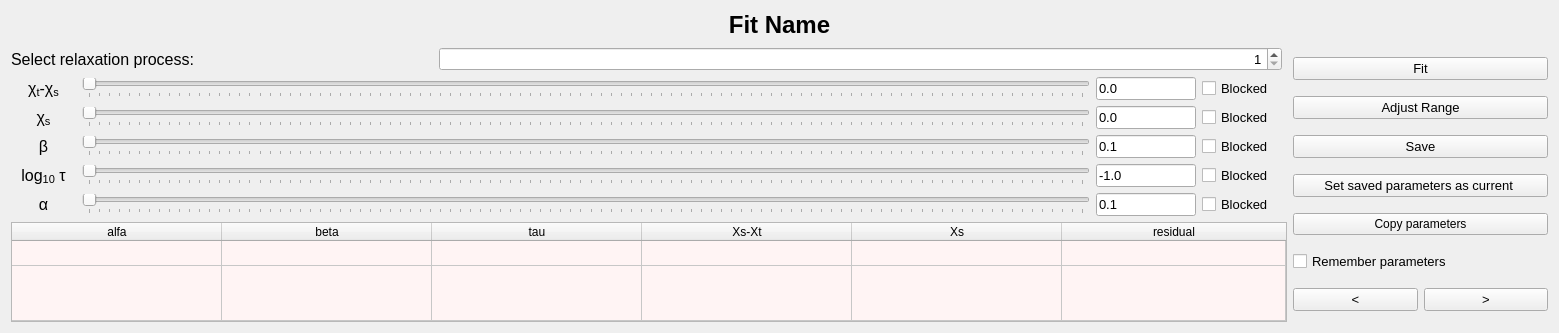
       <widget class="QWidget" name="fit2Dpage">
        <property name="sizePolicy">
         <sizepolicy hsizetype="Expanding" vsizetype="Expanding">
          <horstretch>1</horstretch>
          <verstretch>1</verstretch>
         </sizepolicy>
        </property>
        <layout class="QVBoxLayout" name="verticalLayout" stretch="3,4,4,4,0,2">
         <item>
          <widget class="QLabel" name="actualFitLabel">
           <property name="maximumSize">
            <size>
             <width>16777215</width>
             <height>45</height>
            </size>
           </property>
           <property name="font">
            <font>
             <pointsize>18</pointsize>
             <weight>75</weight>
             <bold>true</bold>
            </font>
           </property>
           <property name="text">
            <string>Fit Name</string>
           </property>
           <property name="alignment">
            <set>Qt::AlignCenter</set>
           </property>
          </widget>
         </item>
         <item>
          <layout class="QHBoxLayout" name="UpperPlots"/>
         </item>
         <item>
          <spacer name="verticalSpacer">
           <property name="orientation">
            <enum>Qt::Vertical</enum>
           </property>
           <property name="sizeType">
            <enum>QSizePolicy::Fixed</enum>
           </property>
           <property name="sizeHint" stdset="0">
            <size>
             <width>1</width>
             <height>1</height>
            </size>
           </property>
          </spacer>
         </item>
         <item>
          <layout class="QHBoxLayout" name="MainPlot"/>
         </item>
         <item>
          <spacer name="verticalSpacer_2">
           <property name="orientation">
            <enum>Qt::Vertical</enum>
           </property>
           <property name="sizeType">
            <enum>QSizePolicy::Fixed</enum>
           </property>
           <property name="sizeHint" stdset="0">
            <size>
             <width>1</width>
             <height>1</height>
            </size>
           </property>
          </spacer>
         </item>
         <item>
          <layout class="QHBoxLayout" name="horizontalLayout_4" stretch="1,0">
           <property name="sizeConstraint">
            <enum>QLayout::SetDefaultConstraint</enum>
           </property>
           <property name="rightMargin">
            <number>0</number>
           </property>
           <item>
            <layout class="QVBoxLayout" name="parameters" stretch="1,1,1,1,1,1,0">
             <property name="sizeConstraint">
              <enum>QLayout::SetMaximumSize</enum>
             </property>
             <property name="rightMargin">
              <number>0</number>
             </property>
             <item>
              <layout class="QHBoxLayout" name="horizontalLayout_11" stretch="1,2">
               <property name="sizeConstraint">
                <enum>QLayout::SetDefaultConstraint</enum>
               </property>
               <property name="rightMargin">
                <number>5</number>
               </property>
               <item>
                <widget class="QLabel" name="label_3">
                 <property name="font">
                  <font>
                   <pointsize>12</pointsize>
                  </font>
                 </property>
                 <property name="text">
                  <string>Select relaxation process:</string>
                 </property>
                </widget>
               </item>
               <item>
                <widget class="QSpinBox" name="spinBoxRelaxation">
                 <property name="minimumSize">
                  <size>
                   <width>75</width>
                   <height>0</height>
                  </size>
                 </property>
                 <property name="maximumSize">
                  <size>
                   <width>16777215</width>
                   <height>16777215</height>
                  </size>
                 </property>
                 <property name="font">
                  <font>
                   <pointsize>10</pointsize>
                  </font>
                 </property>
                 <property name="layoutDirection">
                  <enum>Qt::LeftToRight</enum>
                 </property>
                 <property name="wrapping">
                  <bool>false</bool>
                 </property>
                 <property name="alignment">
                  <set>Qt::AlignRight|Qt::AlignTrailing|Qt::AlignVCenter</set>
                 </property>
                 <property name="buttonSymbols">
                  <enum>QAbstractSpinBox::UpDownArrows</enum>
                 </property>
                 <property name="minimum">
                  <number>1</number>
                 </property>
                </widget>
               </item>
              </layout>
             </item>
             <item>
              <layout class="QHBoxLayout" name="chiTLayout" stretch="0,0,0,0">
               <item>
                <widget class="QLabel" name="label_8">
                 <property name="minimumSize">
                  <size>
                   <width>65</width>
                   <height>0</height>
                  </size>
                 </property>
                 <property name="maximumSize">
                  <size>
                   <width>65</width>
                   <height>16777215</height>
                  </size>
                 </property>
                 <property name="font">
                  <font>
                   <pointsize>12</pointsize>
                  </font>
                 </property>
                 <property name="text">
                  <string>&lt;html&gt;&lt;head/&gt;&lt;body&gt;&lt;p&gt;&amp;chi;&lt;span style=&quot; vertical-align:sub;&quot;&gt;t&lt;/span&gt;-&amp;chi;&lt;span style=&quot; vertical-align:sub;&quot;&gt;s&lt;/span&gt;&lt;/p&gt;&lt;/body&gt;&lt;/html&gt;</string>
                 </property>
                 <property name="alignment">
                  <set>Qt::AlignCenter</set>
                 </property>
                </widget>
               </item>
               <item>
                <widget class="QSlider" name="horizontalSlider_ChiT">
                 <property name="minimumSize">
                  <size>
                   <width>0</width>
                   <height>0</height>
                  </size>
                 </property>
                 <property name="tracking">
                  <bool>true</bool>
                 </property>
                 <property name="orientation">
                  <enum>Qt::Horizontal</enum>
                 </property>
                 <property name="tickPosition">
                  <enum>QSlider::TicksBelow</enum>
                 </property>
                </widget>
               </item>
               <item>
                <widget class="QLineEdit" name="lineEdit_ChiT">
                 <property name="minimumSize">
                  <size>
                   <width>0</width>
                   <height>0</height>
                  </size>
                 </property>
                 <property name="maximumSize">
                  <size>
                   <width>100</width>
                   <height>16777215</height>
                  </size>
                 </property>
                 <property name="font">
                  <font>
                   <pointsize>10</pointsize>
                  </font>
                 </property>
                 <property name="text">
                  <string>0.0</string>
                 </property>
                </widget>
               </item>
               <item>
                <widget class="QCheckBox" name="checkBox_ChiT">
                 <property name="minimumSize">
                  <size>
                   <width>85</width>
                   <height>0</height>
                  </size>
                 </property>
                 <property name="maximumSize">
                  <size>
                   <width>85</width>
                   <height>16777215</height>
                  </size>
                 </property>
                 <property name="font">
                  <font>
                   <pointsize>10</pointsize>
                  </font>
                 </property>
                 <property name="text">
                  <string>Blocked</string>
                 </property>
                </widget>
               </item>
              </layout>
             </item>
             <item>
              <layout class="QHBoxLayout" name="chiSLayout">
               <item>
                <widget class="QLabel" name="label_7">
                 <property name="minimumSize">
                  <size>
                   <width>65</width>
                   <height>0</height>
                  </size>
                 </property>
                 <property name="maximumSize">
                  <size>
                   <width>65</width>
                   <height>16777215</height>
                  </size>
                 </property>
                 <property name="font">
                  <font>
                   <pointsize>12</pointsize>
                  </font>
                 </property>
                 <property name="text">
                  <string>&lt;html&gt;&lt;head/&gt;&lt;body&gt;&lt;p&gt;&amp;chi;&lt;span style=&quot; vertical-align:sub;&quot;&gt;s&lt;/span&gt;&lt;/p&gt;&lt;/body&gt;&lt;/html&gt;</string>
                 </property>
                 <property name="alignment">
                  <set>Qt::AlignCenter</set>
                 </property>
                </widget>
               </item>
               <item>
                <widget class="QSlider" name="horizontalSlider_ChiS">
                 <property name="minimumSize">
                  <size>
                   <width>0</width>
                   <height>0</height>
                  </size>
                 </property>
                 <property name="tracking">
                  <bool>true</bool>
                 </property>
                 <property name="orientation">
                  <enum>Qt::Horizontal</enum>
                 </property>
                 <property name="tickPosition">
                  <enum>QSlider::TicksBelow</enum>
                 </property>
                </widget>
               </item>
               <item>
                <widget class="QLineEdit" name="lineEdit_ChiS">
                 <property name="maximumSize">
                  <size>
                   <width>100</width>
                   <height>16777215</height>
                  </size>
                 </property>
                 <property name="font">
                  <font>
                   <pointsize>10</pointsize>
                  </font>
                 </property>
                 <property name="text">
                  <string>0.0</string>
                 </property>
                 <property name="alignment">
                  <set>Qt::AlignLeading|Qt::AlignLeft|Qt::AlignVCenter</set>
                 </property>
                </widget>
               </item>
               <item>
                <widget class="QCheckBox" name="checkBox_ChiS">
                 <property name="minimumSize">
                  <size>
                   <width>85</width>
                   <height>0</height>
                  </size>
                 </property>
                 <property name="maximumSize">
                  <size>
                   <width>85</width>
                   <height>16777215</height>
                  </size>
                 </property>
                 <property name="font">
                  <font>
                   <pointsize>10</pointsize>
                  </font>
                 </property>
                 <property name="text">
                  <string>Blocked</string>
                 </property>
                </widget>
               </item>
              </layout>
             </item>
             <item>
              <layout class="QHBoxLayout" name="betaLayout">
               <item>
                <widget class="QLabel" name="label_6">
                 <property name="minimumSize">
                  <size>
                   <width>65</width>
                   <height>0</height>
                  </size>
                 </property>
                 <property name="maximumSize">
                  <size>
                   <width>65</width>
                   <height>16777215</height>
                  </size>
                 </property>
                 <property name="font">
                  <font>
                   <pointsize>12</pointsize>
                  </font>
                 </property>
                 <property name="text">
                  <string>&lt;html&gt;&lt;head/&gt;&lt;body&gt;&lt;p&gt;&amp;beta;&lt;/p&gt;&lt;/body&gt;&lt;/html&gt;</string>
                 </property>
                 <property name="alignment">
                  <set>Qt::AlignCenter</set>
                 </property>
                </widget>
               </item>
               <item>
                <widget class="QSlider" name="horizontalSlider_Beta">
                 <property name="minimumSize">
                  <size>
                   <width>0</width>
                   <height>0</height>
                  </size>
                 </property>
                 <property name="tracking">
                  <bool>true</bool>
                 </property>
                 <property name="orientation">
                  <enum>Qt::Horizontal</enum>
                 </property>
                 <property name="tickPosition">
                  <enum>QSlider::TicksBelow</enum>
                 </property>
                </widget>
               </item>
               <item>
                <widget class="QLineEdit" name="lineEdit_Beta">
                 <property name="maximumSize">
                  <size>
                   <width>100</width>
                   <height>16777215</height>
                  </size>
                 </property>
                 <property name="font">
                  <font>
                   <pointsize>10</pointsize>
                  </font>
                 </property>
                 <property name="text">
                  <string>0.1</string>
                 </property>
                </widget>
               </item>
               <item>
                <widget class="QCheckBox" name="checkBox_Beta">
                 <property name="minimumSize">
                  <size>
                   <width>85</width>
                   <height>0</height>
                  </size>
                 </property>
                 <property name="maximumSize">
                  <size>
                   <width>85</width>
                   <height>16777215</height>
                  </size>
                 </property>
                 <property name="font">
                  <font>
                   <pointsize>10</pointsize>
                  </font>
                 </property>
                 <property name="text">
                  <string>Blocked</string>
                 </property>
                </widget>
               </item>
              </layout>
             </item>
             <item>
              <layout class="QHBoxLayout" name="tauLayout">
               <item>
                <widget class="QLabel" name="label">
                 <property name="minimumSize">
                  <size>
                   <width>65</width>
                   <height>0</height>
                  </size>
                 </property>
                 <property name="maximumSize">
                  <size>
                   <width>65</width>
                   <height>16777215</height>
                  </size>
                 </property>
                 <property name="font">
                  <font>
                   <pointsize>12</pointsize>
                  </font>
                 </property>
                 <property name="text">
                  <string>&lt;html&gt;&lt;head/&gt;&lt;body&gt;&lt;p&gt;log&lt;span style=&quot; vertical-align:sub;&quot;&gt;10&lt;/span&gt; &amp;tau;&lt;/p&gt;&lt;/body&gt;&lt;/html&gt;</string>
                 </property>
                 <property name="alignment">
                  <set>Qt::AlignCenter</set>
                 </property>
                </widget>
               </item>
               <item>
                <widget class="QSlider" name="horizontalSlider_Tau">
                 <property name="minimumSize">
                  <size>
                   <width>0</width>
                   <height>0</height>
                  </size>
                 </property>
                 <property name="tracking">
                  <bool>true</bool>
                 </property>
                 <property name="orientation">
                  <enum>Qt::Horizontal</enum>
                 </property>
                 <property name="tickPosition">
                  <enum>QSlider::TicksBelow</enum>
                 </property>
                </widget>
               </item>
               <item>
                <widget class="QLineEdit" name="lineEdit_Tau">
                 <property name="maximumSize">
                  <size>
                   <width>100</width>
                   <height>16777215</height>
                  </size>
                 </property>
                 <property name="font">
                  <font>
                   <pointsize>10</pointsize>
                  </font>
                 </property>
                 <property name="text">
                  <string>-1.0</string>
                 </property>
                </widget>
               </item>
               <item>
                <widget class="QCheckBox" name="checkBox_Tau">
                 <property name="minimumSize">
                  <size>
                   <width>85</width>
                   <height>0</height>
                  </size>
                 </property>
                 <property name="maximumSize">
                  <size>
                   <width>85</width>
                   <height>16777215</height>
                  </size>
                 </property>
                 <property name="font">
                  <font>
                   <pointsize>10</pointsize>
                  </font>
                 </property>
                 <property name="text">
                  <string>Blocked</string>
                 </property>
                </widget>
               </item>
              </layout>
             </item>
             <item>
              <layout class="QHBoxLayout" name="alfaLayout">
               <item>
                <widget class="QLabel" name="Alpha">
                 <property name="minimumSize">
                  <size>
                   <width>65</width>
                   <height>0</height>
                  </size>
                 </property>
                 <property name="maximumSize">
                  <size>
                   <width>65</width>
                   <height>16777215</height>
                  </size>
                 </property>
                 <property name="font">
                  <font>
                   <pointsize>12</pointsize>
                  </font>
                 </property>
                 <property name="text">
                  <string>&lt;html&gt;&lt;head/&gt;&lt;body&gt;&lt;p&gt;	
&amp;#945;&lt;/p&gt;&lt;/body&gt;&lt;/html&gt;</string>
                 </property>
                 <property name="alignment">
                  <set>Qt::AlignCenter</set>
                 </property>
                </widget>
               </item>
               <item>
                <widget class="QSlider" name="horizontalSlider_Alpha">
                 <property name="minimumSize">
                  <size>
                   <width>0</width>
                   <height>0</height>
                  </size>
                 </property>
                 <property name="tracking">
                  <bool>true</bool>
                 </property>
                 <property name="orientation">
                  <enum>Qt::Horizontal</enum>
                 </property>
                 <property name="tickPosition">
                  <enum>QSlider::TicksBelow</enum>
                 </property>
                </widget>
               </item>
               <item>
                <widget class="QLineEdit" name="lineEdit_Alpha">
                 <property name="maximumSize">
                  <size>
                   <width>100</width>
                   <height>16777215</height>
                  </size>
                 </property>
                 <property name="font">
                  <font>
                   <pointsize>10</pointsize>
                  </font>
                 </property>
                 <property name="text">
                  <string>0.1</string>
                 </property>
                </widget>
               </item>
               <item>
                <widget class="QCheckBox" name="checkBox_Alpha">
                 <property name="minimumSize">
                  <size>
                   <width>85</width>
                   <height>0</height>
                  </size>
                 </property>
                 <property name="maximumSize">
                  <size>
                   <width>85</width>
                   <height>16777215</height>
                  </size>
                 </property>
                 <property name="font">
                  <font>
                   <pointsize>10</pointsize>
                  </font>
                 </property>
                 <property name="text">
                  <string>Blocked</string>
                 </property>
                </widget>
               </item>
              </layout>
             </item>
             <item>
              <widget class="QTableWidget" name="tableWidget_error_frequency">
               <property name="minimumSize">
                <size>
                 <width>0</width>
                 <height>100</height>
                </size>
               </property>
               <property name="maximumSize">
                <size>
                 <width>16777215</width>
                 <height>100</height>
                </size>
               </property>
               <property name="palette">
                <palette>
                 <active>
                  <colorrole role="Base">
                   <brush brushstyle="SolidPattern">
                    <color alpha="255">
                     <red>255</red>
                     <green>244</green>
                     <blue>244</blue>
                    </color>
                   </brush>
                  </colorrole>
                 </active>
                 <inactive>
                  <colorrole role="Base">
                   <brush brushstyle="SolidPattern">
                    <color alpha="255">
                     <red>255</red>
                     <green>244</green>
                     <blue>244</blue>
                    </color>
                   </brush>
                  </colorrole>
                 </inactive>
                 <disabled>
                  <colorrole role="Base">
                   <brush brushstyle="SolidPattern">
                    <color alpha="255">
                     <red>240</red>
                     <green>240</green>
                     <blue>240</blue>
                    </color>
                   </brush>
                  </colorrole>
                 </disabled>
                </palette>
               </property>
               <property name="verticalScrollBarPolicy">
                <enum>Qt::ScrollBarAsNeeded</enum>
               </property>
               <property name="horizontalScrollBarPolicy">
                <enum>Qt::ScrollBarAsNeeded</enum>
               </property>
               <property name="sizeAdjustPolicy">
                <enum>QAbstractScrollArea::AdjustToContents</enum>
               </property>
               <property name="editTriggers">
                <set>QAbstractItemView::NoEditTriggers</set>
               </property>
               <property name="dragEnabled">
                <bool>false</bool>
               </property>
               <property name="alternatingRowColors">
                <bool>false</bool>
               </property>
               <property name="selectionMode">
                <enum>QAbstractItemView::NoSelection</enum>
               </property>
               <attribute name="horizontalHeaderCascadingSectionResizes">
                <bool>true</bool>
               </attribute>
               <attribute name="horizontalHeaderDefaultSectionSize">
                <number>210</number>
               </attribute>
               <attribute name="horizontalHeaderStretchLastSection">
                <bool>true</bool>
               </attribute>
               <attribute name="verticalHeaderVisible">
                <bool>false</bool>
               </attribute>
               <attribute name="verticalHeaderMinimumSectionSize">
                <number>25</number>
               </attribute>
               <attribute name="verticalHeaderDefaultSectionSize">
                <number>25</number>
               </attribute>
               <attribute name="verticalHeaderStretchLastSection">
                <bool>true</bool>
               </attribute>
               <row>
                <property name="text">
                 <string>Saved</string>
                </property>
               </row>
               <row>
                <property name="text">
                 <string>Current</string>
                </property>
               </row>
               <column>
                <property name="text">
                 <string>alfa</string>
                </property>
               </column>
               <column>
                <property name="text">
                 <string>beta</string>
                </property>
               </column>
               <column>
                <property name="text">
                 <string>tau</string>
                </property>
               </column>
               <column>
                <property name="text">
                 <string>Xs-Xt</string>
                </property>
               </column>
               <column>
                <property name="text">
                 <string>Xs</string>
                </property>
               </column>
               <column>
                <property name="text">
                 <string>residual</string>
                </property>
               </column>
              </widget>
             </item>
            </layout>
           </item>
           <item>
            <layout class="QVBoxLayout" name="verticalLayout_3" stretch="1,1,1,0,0,1,1">
             <item>
              <widget class="QPushButton" name="pushButtonFit">
               <property name="minimumSize">
                <size>
                 <width>255</width>
                 <height>0</height>
                </size>
               </property>
               <property name="maximumSize">
                <size>
                 <width>255</width>
                 <height>16777215</height>
                </size>
               </property>
               <property name="font">
                <font>
                 <pointsize>10</pointsize>
                </font>
               </property>
               <property name="text">
                <string>Fit</string>
               </property>
              </widget>
             </item>
             <item>
              <widget class="QPushButton" name="pushButtonSetRange">
               <property name="minimumSize">
                <size>
                 <width>255</width>
                 <height>0</height>
                </size>
               </property>
               <property name="maximumSize">
                <size>
                 <width>255</width>
                 <height>16777215</height>
                </size>
               </property>
               <property name="font">
                <font>
                 <pointsize>10</pointsize>
                </font>
               </property>
               <property name="text">
                <string>Adjust Range</string>
               </property>
              </widget>
             </item>
             <item>
              <widget class="QPushButton" name="pushButtonSave">
               <property name="minimumSize">
                <size>
                 <width>255</width>
                 <height>0</height>
                </size>
               </property>
               <property name="maximumSize">
                <size>
                 <width>255</width>
                 <height>16777215</height>
                </size>
               </property>
               <property name="font">
                <font>
                 <pointsize>10</pointsize>
                </font>
               </property>
               <property name="text">
                <string>Save</string>
               </property>
              </widget>
             </item>
             <item>
              <widget class="QPushButton" name="pushButtonSetSavedAsCurrent">
               <property name="minimumSize">
                <size>
                 <width>255</width>
                 <height>0</height>
                </size>
               </property>
               <property name="maximumSize">
                <size>
                 <width>255</width>
                 <height>16777215</height>
                </size>
               </property>
               <property name="font">
                <font>
                 <pointsize>10</pointsize>
                </font>
               </property>
               <property name="text">
                <string>Set saved parameters as current </string>
               </property>
              </widget>
             </item>
             <item>
              <widget class="QPushButton" name="pushButton_copyParameters2D">
               <property name="text">
                <string>Copy parameters</string>
               </property>
              </widget>
             </item>
             <item>
              <layout class="QHBoxLayout" name="horizontalLayout_12">
               <item>
                <widget class="QCheckBox" name="checkBoxRemember">
                 <property name="minimumSize">
                  <size>
                   <width>155</width>
                   <height>0</height>
                  </size>
                 </property>
                 <property name="maximumSize">
                  <size>
                   <width>16777215</width>
                   <height>16777215</height>
                  </size>
                 </property>
                 <property name="font">
                  <font>
                   <pointsize>10</pointsize>
                  </font>
                 </property>
                 <property name="text">
                  <string>Remember parameters</string>
                 </property>
                </widget>
               </item>
              </layout>
             </item>
             <item>
              <layout class="QHBoxLayout" name="horizontalLayout_7" stretch="1,1">
               <property name="sizeConstraint">
                <enum>QLayout::SetMinimumSize</enum>
               </property>
               <item>
                <widget class="QPushButton" name="pushButtonPrevious">
                 <property name="maximumSize">
                  <size>
                   <width>16777215</width>
                   <height>16777215</height>
                  </size>
                 </property>
                 <property name="font">
                  <font>
                   <pointsize>10</pointsize>
                  </font>
                 </property>
                 <property name="text">
                  <string>&lt;</string>
                 </property>
                </widget>
               </item>
               <item>
                <widget class="QPushButton" name="pushButtonNext">
                 <property name="maximumSize">
                  <size>
                   <width>16777215</width>
                   <height>16777215</height>
                  </size>
                 </property>
                 <property name="font">
                  <font>
                   <pointsize>10</pointsize>
                  </font>
                 </property>
                 <property name="text">
                  <string>&gt;</string>
                 </property>
                </widget>
               </item>
              </layout>
             </item>
            </layout>
           </item>
          </layout>
         </item>
        </layout>
       </widget>
